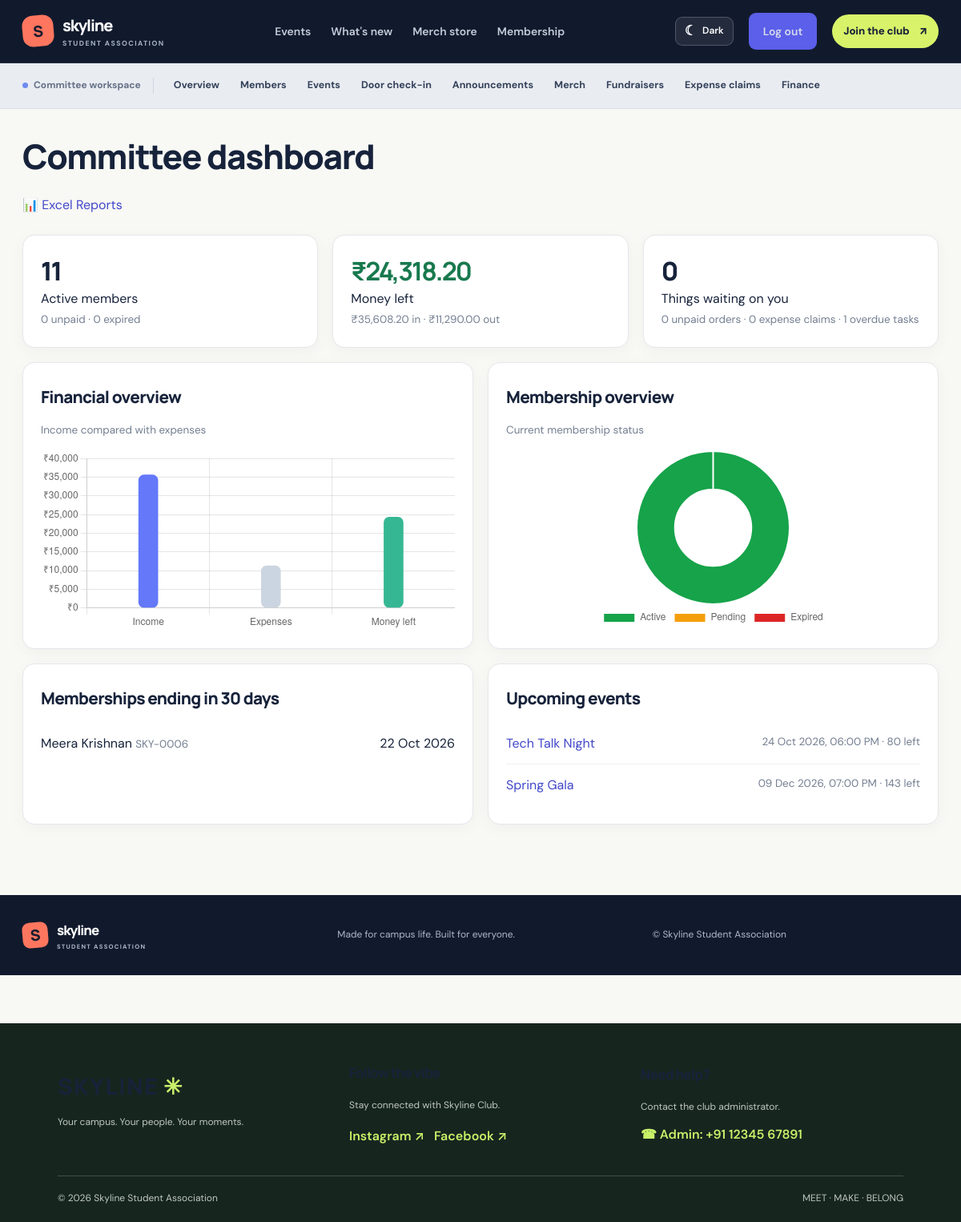
Before: /admin (signed in) with the older database file.
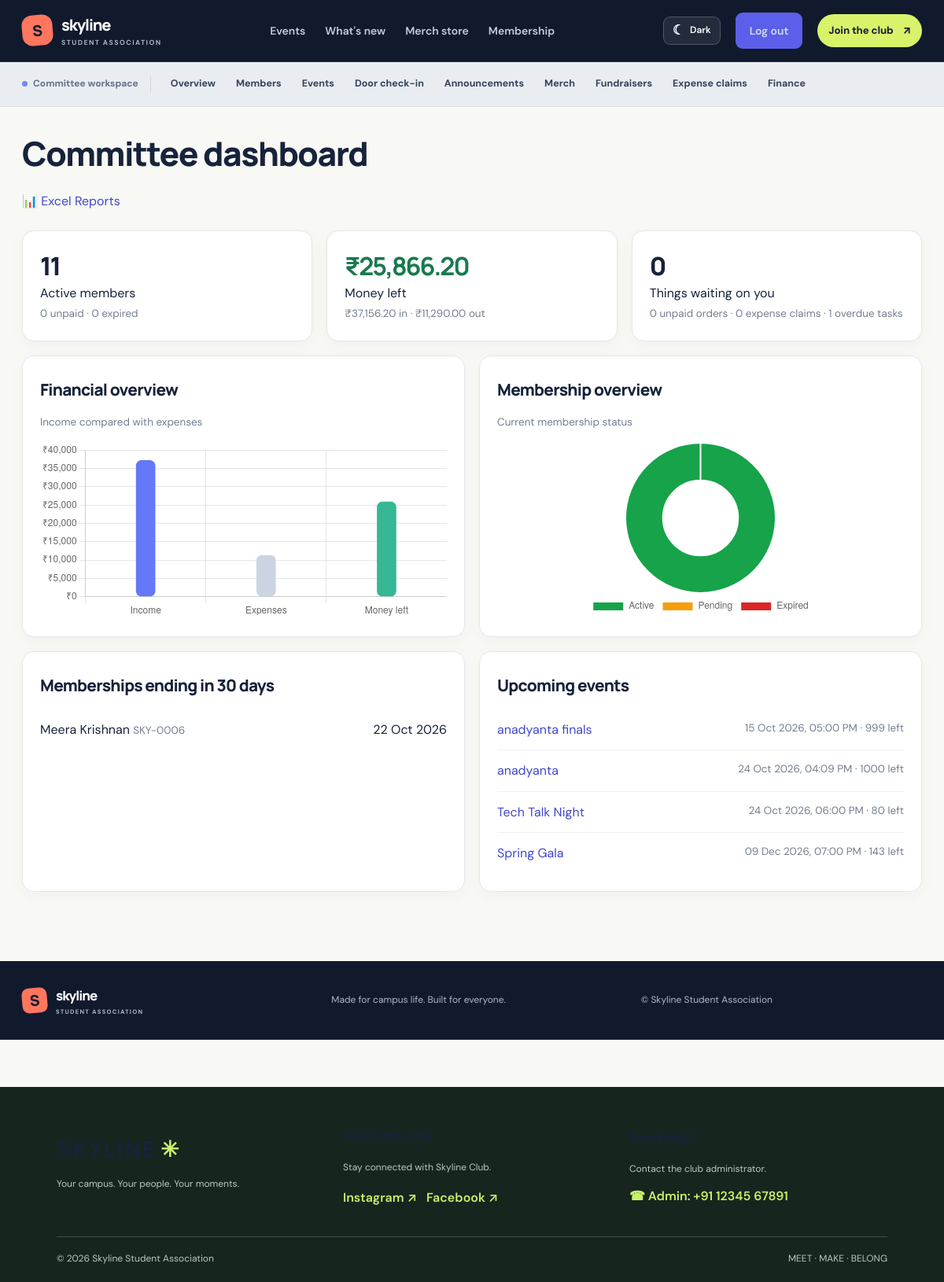
After: the same page with the newer database file.
### tables this page shows
CREATE TABLE members (
    id INTEGER PRIMARY KEY,
    code TEXT UNIQUE,
    name TEXT NOT NULL,
    email TEXT UNIQUE NOT NULL,
    phone TEXT,
    tier_id INTEGER NOT NULL REFERENCES tiers(id),
    paid INTEGER NOT NULL DEFAULT 0,
    joined_on TEXT NOT NULL,
    expires_on TEXT,
    reminded_for TEXT
, password_hash TEXT);

CREATE TABLE events (
    id INTEGER PRIMARY KEY,
    name TEXT NOT NULL,
    description TEXT,
    venue TEXT,
    starts_at TEXT NOT NULL,
    capacity INTEGER NOT NULL,
    member_price REAL NOT NULL DEFAULT 0,
    public_price REAL NOT NULL DEFAULT 0,
    created_at TEXT NOT NULL
, thumbnail_filename TEXT, location_address TEXT, maps_url TEXT);

### app.py (the view)
@app.get('/admin')
@admin_required
def admin_dashboard():
    reminded = send_due_reminders()
    if reminded:
        flash(f'{reminded} renewal reminder(s) were sent automatically.')
    members = query(MEMBER_SQL)
    counts = {'active': 0, 'pending': 0, 'expired': 0}
    for m in members:
        counts[member_status(m)] += 1
    limit = (date.today() + timedelta(days=30)).isoformat()
    expiring = query(MEMBER_SQL + ' WHERE m.paid = 1 AND m.expires_on BETWEEN ? AND ? ORDER BY m.expires_on',
                     (today_iso(), limit))
    totals = query("""SELECT COALESCE(SUM(CASE WHEN kind='income' THEN amount END), 0) AS income,
                             COALESCE(SUM(CASE WHEN kind='expense' THEN amount END), 0) AS expense
                      FROM transactions""", one=True)
    upcoming = query(EVENT_SQL + ' WHERE e.starts_at >= ? ORDER BY e.starts_at LIMIT 5', (today_iso(),))
    overdue = query("SELECT COUNT(*) AS n FROM tasks WHERE status != 'done' AND due_date < ?", (today_iso(),), one=True)
    return render_template(
        'admin_dashboard.html', counts=counts, expiring=expiring, upcoming=upcoming,
        income=totals['income'], expense=totals['expense'],
        pending_orders=query("SELECT COUNT(*) AS n FROM orders WHERE status = 'pending'", one=True)['n'],
        pending_claims=query("SELECT COUNT(*) AS n FROM claims WHERE status = 'pending'", one=True)['n'],
        overdue_tasks=overdue['n'])

### app.py (called while the page is built, shortened)
@app.context_processor
def inject_csrf_token():
    from flask_wtf.csrf import generate_csrf
    return {"csrf_token": generate_csrf}

def today_iso():
    return date.today().isoformat()

@app.template_filter('money')
def money_filter(value):
    return f"₹{float(value or 0):,.2f}"

@app.template_filter('pretty')
def pretty_filter(value):
    if not value:
        return ''
    try:
        parsed = datetime.fromisoformat(value)
    except ValueError:
        return value
    if 'T' in value or ' ' in value:
        return parsed.strftime('%d %b %Y, %I:%M %p')
    return parsed.strftime('%d %b %Y')

def member_status(m):
    if not m['paid']:
        return 'pending'
    if m['expires_on'] and m['expires_on'] < today_iso():
        return 'expired'
    return 'active'

@app.context_processor
def inject_globals():
    return {'is_admin': bool(session.get('admin')), 'status_of': member_status}

def admin_required(view):
    @wraps(view)
    def wrapper(*args, **kwargs):
        if not session.get('admin'):
            return redirect(url_for('login', next=request.full_path.rstrip('?')))
        return view(*args, **kwargs)
    return wrapper

def send_due_reminders(days=30):
    limit = (date.today() + timedelta(days=days)).isoformat()
    due = query("""SELECT * FROM members WHERE paid = 1 AND expires_on BETWEEN ? AND ?
                   AND (reminded_for IS NULL OR reminded_for != expires_on)""", (today_iso(), limit))
    return len(due)

### db.py (called while the page is built)
def get_db():
    if 'db' not in g:
        g.db = sqlite3.connect(DB_PATH)
        g.db.row_factory = sqlite3.Row
        g.db.execute('PRAGMA foreign_keys = ON')
    return g.db

def query(sql, args=(), one=False):
    cur = get_db().execute(sql, args)
    rows = cur.fetchall()
    cur.close()
    if one:
        return rows[0] if rows else None
    return rows

### templates/admin_dashboard.html (shortened to what this page needs)
{% extends 'base.html' %}
{% block content %}
<h1>Committee dashboard</h1>
<div style="margin: 16px 0 24px;">
  <a href="{{ url_for('admin_reports') }}"
     class="report-download">
    📊 Excel Reports
  </a>
</div>
<div class="grid3">
  <div class="card">
    <div class="stat">{{ counts.active }}</div>
    Active members
    <br>
    <span class="muted">
      {{ counts.pending }} unpaid · {{ counts.expired }} expired
    </span>
  </div>
  <div class="card">
    <div class="stat {{ 'pos' if income - expense >= 0 else 'neg' }}">
      {{ (income - expense)|money }}
    </div>
    Money left
    <br>
    <span class="muted">
      {{ income|money }} in · {{ expense|money }} out
    </span>
  </div>
  <div class="card">
    <div class="stat">{{ pending_orders + pending_claims }}</div>
    Things waiting on you
    <br>
    <span class="muted">
      {{ pending_orders }} unpaid orders ·
      {{ pending_claims }} expense claims ·
      {{ overdue_tasks }} overdue tasks
    </span>
  </div>
</div>
<div class="grid2">
  <section class="card">
    <h2>Financial overview</h2>
    <p class="muted">Income compared with expenses</p>
    <div class="chart-container">
      <canvas id="financeChart"
              role="img"
              aria-label="Bar chart comparing income and expenses">
      </canvas>
    </div>
  </section>
  <section class="card">
    <h2>Membership overview</h2>
    <p class="muted">Current membership status</p>
    <div class="chart-container">
      <canvas id="membershipChart"
              role="img"
              aria-label="Doughnut chart of membership statuses">
      </canvas>
    </div>
  </section>
</div>
<div class="grid2">
  <section class="card">
    <h2>Memberships ending in 30 days</h2>
    {% for m in expiring %}
      <div class="item">
        <span>
          {{ m.name }}
          <span class="muted">{{ m.code }}</span>
        </span>
        <span>{{ m.expires_on|pretty }}</span>
      </div>
    {% else %}
      <p class="muted">
        No renewals due. Reminders go out automatically.
      </p>
    {% endfor %}
  </section>
  <section class="card">
    <h2>Upcoming events</h2>
    {% for e in upcoming %}
      <div class="item">
        <a href="{{ url_for('admin_event', event_id=e.id) }}">
          {{ e.name }}
        </a>
        <span class="muted">
          {{ e.starts_at|pretty }} · {{ e.seats_left }} left
        </span>
      </div>
    {% else %}
      <p class="muted">No upcoming events.</p>
    {% endfor %}
  </section>
</div>
<script>
document.addEventListener("DOMContentLoaded", function () {
  // Financial chart
  const financeCanvas = document.getElementById("financeChart");
  if (financeCanvas && typeof Chart !== "undefined") {
    new Chart(financeCanvas, {
      type: "bar",
      data: {
        labels: ["Income", "Expenses", "Money left"],
        datasets: [{
          label: "Amount (₹)",
          data: [
            {{ income|default(0)|tojson }},
            {{ expense|default(0)|tojson }},
            {{ (income - expense)|default(0)|tojson }}
          ],
          backgroundColor: ["#6478f9", "#cbd5e1", "#36b794"],
          hoverBackgroundColor: ["#5267eb", "#b5c3d5", "#269f7e"],
          borderRadius: 7,
          borderSkipped: false,
          barThickness: 24,
          maxBarThickness: 28
        }]
      },
      options: {
        responsive: true,
        maintainAspectRatio: false,
        plugins: {
          legend: { display: false }
        },
        scales: {
          y: {
            beginAtZero: true,
            ticks: {
              callback: function(value) {
                return "₹" + value.toLocaleString("en-IN");
              }
            }
          }
        }
      }
    });
  }
  // Membership chart
  const membershipCanvas =
    document.getElementById("membershipChart");
  if (membershipCanvas && typeof Chart !== "undefined") {
    new Chart(membershipCanvas, {
      type: "doughnut",
      data: {
        labels: ["Active", "Pending", "Expired"],
        datasets: [{
          data: [
            {{ counts.active|default(0)|tojson }},
            {{ counts.pending|default(0)|tojson }},
            {{ counts.expired|default(0)|tojson }}
          ],
          backgroundColor: [
            "#16a34a",
            "#f59e0b",
            "#dc2626"
          ],
          borderWidth: 2
        }]
      },
      options: {
        responsive: true,
        maintainAspectRatio: false,
        plugins: {
          legend: {
            position: "bottom"
          }
        }
      }
    });
  }
});
</script>
{% endblock %}

### templates/base.html (shortened to what this page needs)
<!doctype html>
<html lang="en">
<head>
  <link
    rel="stylesheet"
    href="{{ url_for('static', filename='style.css') }}"
  >
</head>
<body>
<header class="topbar">
  <div class="container bar">
    <a class="brand"
       href="{{ url_for('home') }}"
       aria-label="Skyline home">
      <span class="brand-mark">S</span>
      <span class="brand-copy">
        <strong>skyline</strong>
        <small>STUDENT ASSOCIATION</small>
      </span>
    </a>
    <nav class="primary-nav" aria-label="Main navigation">
      <a href="{{ url_for('events') }}">Events</a>
      <a href="{{ url_for('announcements') }}">What's new</a>
      <a href="{{ url_for('shop') }}">Merch store</a>
      <a href="{{ url_for('membership') }}">Membership</a>
    </nav>
    <div class="nav-actions">
      <button
        type="button"
        id="theme-toggle"
        class="theme-toggle"
        aria-label="Switch to dark mode"
        title="Switch theme">
        <span id="theme-icon" aria-hidden="true">☾</span>
        <span id="theme-label">Dark</span>
      </button>
      {% if is_admin %}
        <form action="{{ url_for('logout') }}" method="POST">
          <button type="submit" class="nav-link">
            Log out
          </button>
        </form>
      {% endif %}
      <a class="btn btn-nav" href="{{ url_for('join') }}">
        Join the club <span aria-hidden="true">↗</span>
      </a>
    </div>
  </div>
</header>
{% if is_admin %}
<div class="admin-shell">
  <div class="container adminbar" aria-label="Committee navigation">
    <span class="admin-label">
      <span class="admin-dot"></span>
      Committee workspace
    </span>
    <a href="{{ url_for('admin_dashboard') }}">Overview</a>
    <a href="{{ url_for('admin_members') }}">Members</a>
    <a href="{{ url_for('admin_events') }}">Events</a>
    <a href="{{ url_for('admin_checkin_page') }}">Door check-in</a>
    <a href="{{ url_for('admin_announcements') }}">Announcements</a>
    <a href="{{ url_for('admin_shop') }}">Merch</a>
    <a href="{{ url_for('admin_fundraisers') }}">Fundraisers</a>
    <a href="{{ url_for('admin_claims') }}">Expense claims</a>
    <a href="{{ url_for('admin_finance') }}">Finance</a>
  </div>
</div>
{% endif %}
<main class="container page-content">
  {% block content %}{% endblock %}
</main>
<footer class="site-footer">
  <div class="container footer-inner">
    <a class="brand footer-brand"
       href="{{ url_for('home') }}">
      <span class="brand-mark">S</span>
      <span class="brand-copy">
        <strong>skyline</strong>
        <small>STUDENT ASSOCIATION</small>
      </span>
    </a>
    <p>Made for campus life. Built for everyone.</p>
    <span class="footer-copy">
      © Skyline Student Association
    </span>
  </div>
</footer>
<footer class="skyline-footer">
  <div class="footer-inner">
    <div class="footer-brand">
      <h2>SKYLINE<span>✳</span></h2>
      <p>Your campus. Your people. Your moments.</p>
    </div>
    <div class="footer-social">
      <h3>Follow the vibe</h3>
      <p>Stay connected with Skyline Club.</p>
      <div class="footer-social-links">
        <a href="https://www.instagram.com/YOUR_INSTAGRAM/"
           target="_blank" rel="noopener noreferrer">
          Instagram ↗
        </a>
        <a href="https://www.facebook.com/YOUR_FACEBOOK/"
           target="_blank" rel="noopener noreferrer">
          Facebook ↗
        </a>
      </div>
    </div>
    <div class="footer-contact">
      <h3>Need help?</h3>
      <p>Contact the club administrator.</p>
      <a href="tel:+911234567891" class="footer-phone">
        ☎ Admin: +91 12345 67891
      </a>
    </div>
  </div>
  <div class="footer-bottom">
    <span>© 2026 Skyline Student Association</span>
    <span>MEET · MAKE · BELONG</span>
  </div>
</footer>
</body>
</html>

Changed rows visible on the page:
added events: name "anadyanta finals", starts_at|pretty "15 Oct 2026, 05:00 PM", seats_left "999"
added events: name "anadyanta", starts_at|pretty "24 Oct 2026, 04:09 PM", seats_left "1000"
Other visible differences:
{{ (income - expense)|money }}: "₹24,318.20" → "₹25,866.20"
{{ income|money }}: "₹35,608.20" → "₹37,156.20"
chart data {{ income|default(0)|tojson }}: 35608.2 → 37156.2
chart data {{ (income - expense)|default(0)|tojson }}: 24318.199999999997 → 25866.199999999997
